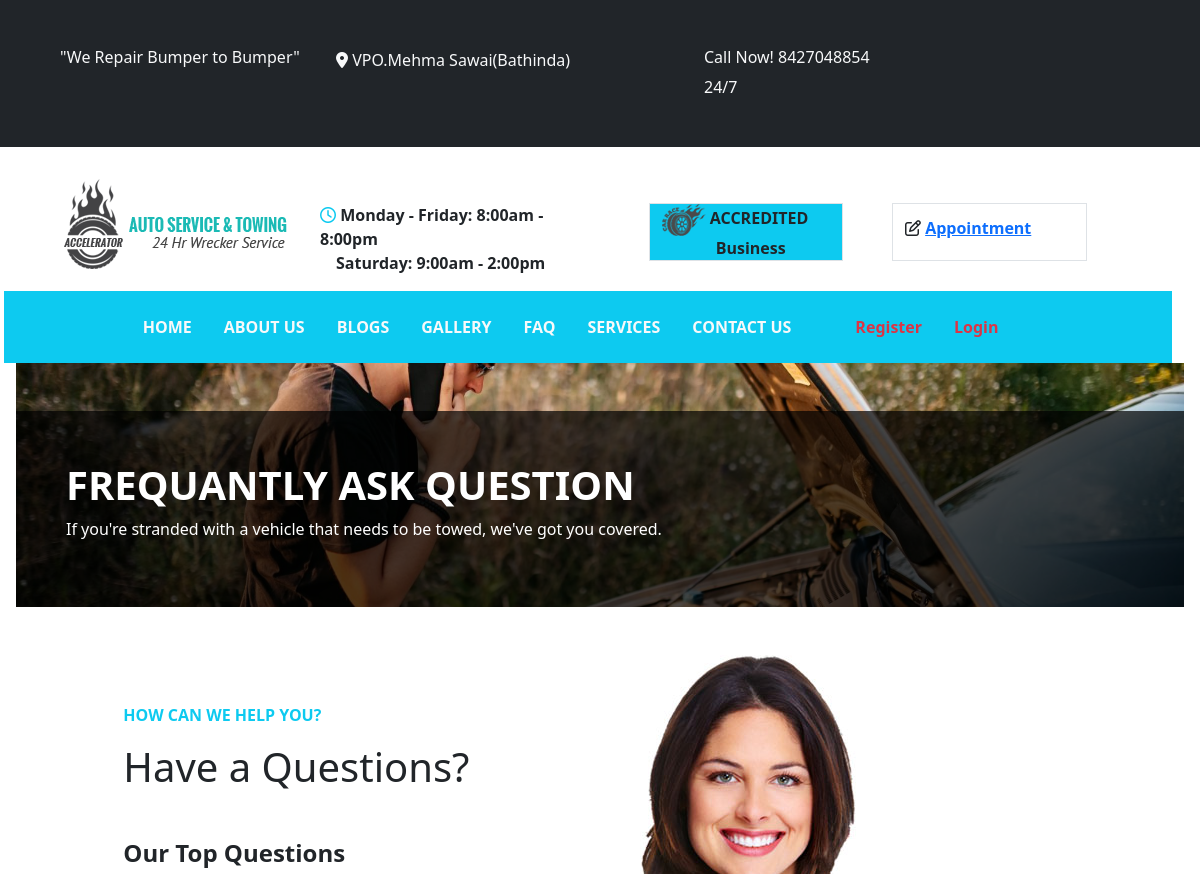
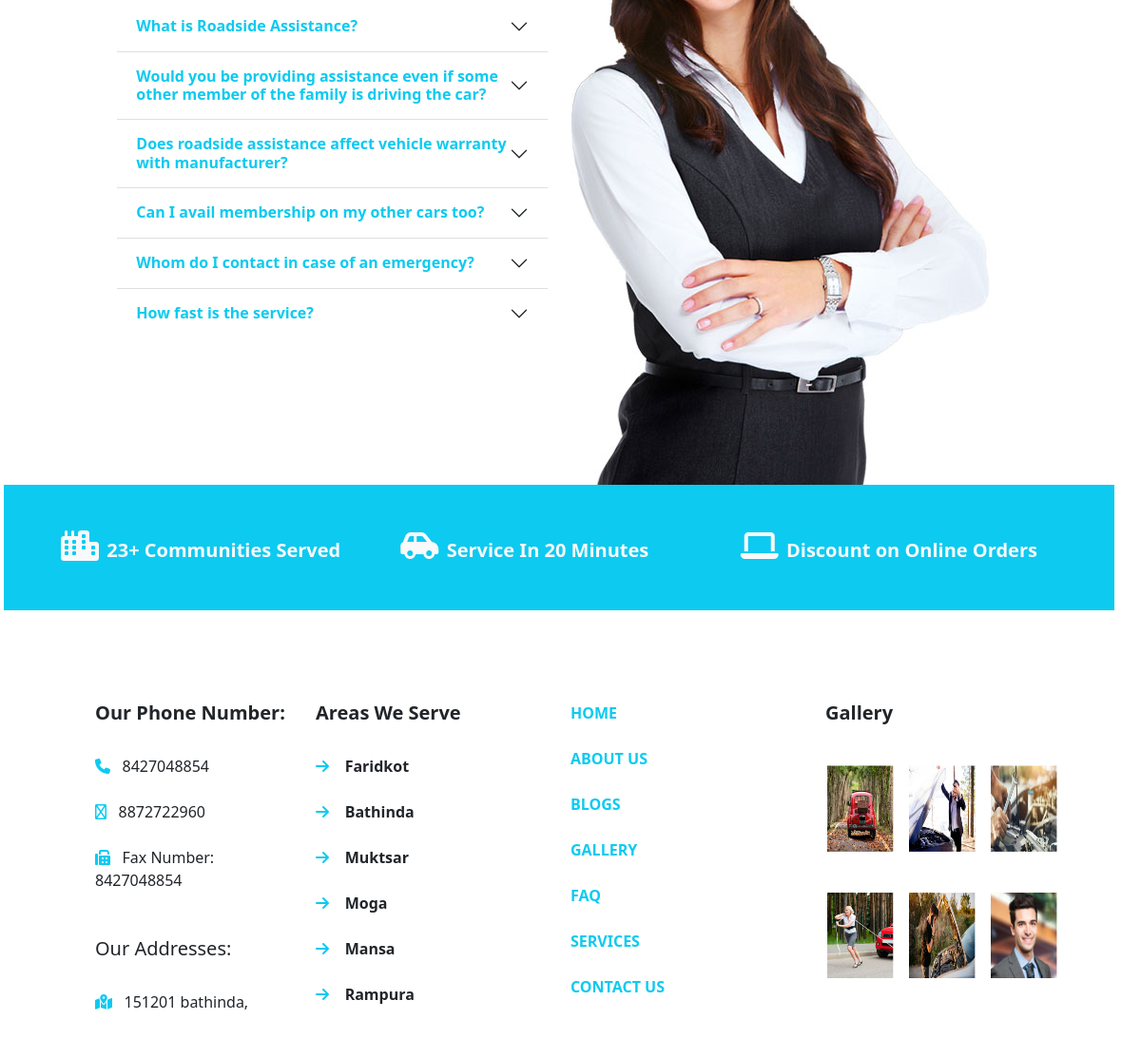
Screenshot of /faq/ with the database file from the repository (2 pictures, top to bottom).
### vehicle/models.py (models this page shows, shortened)
class faq(models.Model):
    question=models.TextField()
    answer=models.TextField()
    class Meta:
        db_table="faq"

### vehicle/views.py (the view)
# urls.py: path('faq/',views.faqview),
def faqview(request):
    f=faq.objects.all()
    return render(request,"faq.html",{'f':f})

### vehicle/templates/faq.html (shortened to what this page needs)
{% extends 'base.html' %}
{% load static %}
{% block content %}
<div class="container-fluid">
    <div class="row " id="contact">
      <div class="col-md-12  mt-5">
        <h1 class="text-white fw-bold">FREQUANTLY ASK QUESTION</h1>
          <p class="text-white"> If you're stranded with a vehicle that needs to be towed, we've got you covered.  </p>
    </div>
    </div>
</div>
<div class="row mt-5">
  <div class="col-md-12">
      <div class="row">
  <div class="col-md-5 offset-1 mt-5">
     <p class="text-info fw-bold"> HOW CAN WE HELP YOU?</p>
     <h1>Have a Questions?</h1>
     <h4 class="mt-5 fw-bold">Our Top Questions</h4>
     <div class="accordion accordion-flush" id="accordionFlushExample">
      {% for fq in f %}
      <div class="accordion-item">
        <h2 class="accordion-header" id="flush-heading{{ fq.id }}">
          <button class="accordion-button collapsed text-info fw-bold" type="button" data-bs-toggle="collapse" data-bs-target="#flush-collapse{{ fq.id }}" aria-expanded="false" aria-controls="flush-collapseOne">
            {{ fq.question }}
          </button>
        </h2>
      </div>
      {% endfor %}
    </div>
  </div>
  <div class="col-md-6">
      <div class="card-img">
          <img src="{% static 'ph.jpg' %}">
      </div>
  </div>
  </div>
  </div>
</div>
{% endblock %}

### static/homestylesheet.css (style rules this page uses)
#contact { background:url('tow.jpg'); background-size:cover; background-position:center; }
#contact { background:rgba(0,0,0,0.5); }
#contact>.col-md-12 { background:rgba(0,0,0,0.7); padding:50px; }

### rows the page displays
faq: question "What is Roadside Assistance?"
faq: question "Would you be providing assistance even if some other member of the family is driving the car?"
faq: question "Does roadside assistance affect vehicle warranty with manufacturer?"
faq: question "Can I avail membership on my other cars too?"
faq: question "Whom do I contact in case of an emergency?"
faq: question "How fast is the service?"
